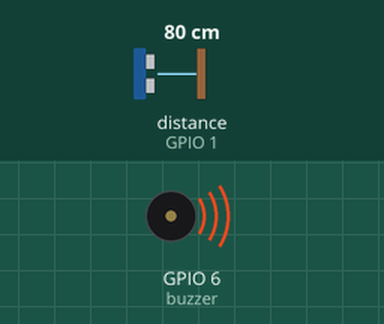
Bench run of a program on a simulated ESP32 board running MicroPython. On the bench: buzzer (waves = sounding). The test bench sets the inputs (shaded band); at power-on: distance to the obstacle (sensor on GPIO 1) 80 cm. The echo pulse lasts 58.3 µs per cm; what the program prints to the serial console is not drawn.

Above: at 1.2 s.
1.3 s: distance to the obstacle (sensor on GPIO 1) set to 34 cm
2.8 s: distance to the obstacle (sensor on GPIO 1) set to 29 cm
At 3.1 s:
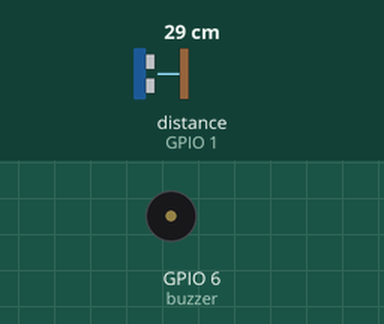
5.8 s: distance to the obstacle (sensor on GPIO 1) set to 35 cm
At 5.8 s:
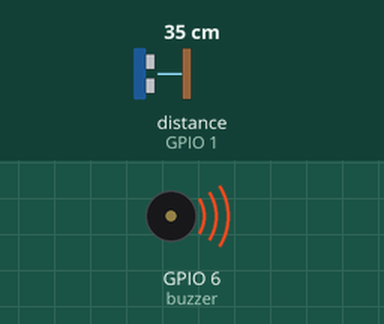
Timing chart, 0 to 8.8 s (numbered marks = the images above; inputs shaded):
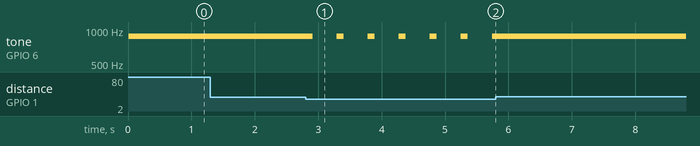

The program:

t2__________2.py
```python
import machine
import time
from machine import Pin, PWM, Timer

# 부저 설정
buzzer = PWM(Pin(6), freq=880, duty=0)

# 초음파 센서 설정
trigger = Pin(17, mode=Pin.OUT, pull=None)
echo = Pin(1, mode=Pin.IN, pull=None)
trigger.value(0)

# ---- 거리 및 음량 설정 ----
NEAR_CM = 5
FAR_CM = 40
LEVELS = 20

DUTY_TABLE = [
    10, 12, 15, 19, 23,
    28, 35, 43, 52, 65,
    79, 98, 120, 148, 182,
    224, 275, 338, 416, 512
]

# ---- 타이머 인터럽트 설정 ----
ms = 0
flag_10 = False
flag_50 = False
flag_500 = False

def tick(t):
    global ms, flag_10, flag_50, flag_500

    ms += 1

    if ms % 10 == 0:
        flag_10 = True

    if ms % 50 == 0:
        flag_50 = True

    if ms % 500 == 0:
        flag_500 = True


# ---- 거리 측정 함수 ----
def get_distance_cm():
    trigger.value(0)
    time.sleep_us(5)

    trigger.value(1)
    time.sleep_us(10)
    trigger.value(0)

    pulse_time = machine.time_pulse_us(echo, 1, 30000)

    # 측정 실패 시 0 반환
    if pulse_time <= 0:
        return 0

    distance_cm = (pulse_time / 2) / 29.1

    if 2 <= distance_cm <= 200:
        return distance_cm
    else:
        return 0


# ---- 거리를 음량 단계로 변환 ----
def distance_level(cm):
    level = (FAR_CM - cm) * LEVELS // (FAR_CM - NEAR_CM) + 1

    return max(1, min(LEVELS, int(level)))


# ---- 초기 상태 ----
beep_on = False
cm = 0
level = 10
duty = DUTY_TABLE[level - 1]

last_look = 0
look_gap = 0

# 소리 패턴 제어 변수
phase = 0

# 타이머 시작: 1ms마다 tick 실행
tmr = Timer(0)
tmr.init(period=1, mode=Timer.PERIODIC, callback=tick)

try:
    while True:

        # ---- 10ms마다 소리 패턴 제어 ----
        if flag_10:
            flag_10 = False

            # 가까울수록 삑삑, 멀수록 연속음
            if level <= 5:
                # 먼 거리: 연속음
                beep_on = True
                phase = 0

            else:
                # 가까운 거리: 삑삑 소리
                phase += 10

                # 가까울수록 짧게 울리고 빠르게 반복
                on_time = 40 + (20 - level) * 5
                off_time = 250 + (20 - level) * 10

                if phase < on_time:
                    beep_on = True

                elif phase < on_time + off_time:
                    beep_on = False

                else:
                    phase = 0
                    beep_on = True

            # 부저에 음량 적용
            if beep_on:
                buzzer.duty(duty)
            else:
                buzzer.duty(0)

        # ---- 50ms마다 거리 측정 ----
        if flag_50:
            flag_50 = False

            cm = get_distance_cm()

            if cm != 0:
                level = distance_level(cm)
                duty = DUTY_TABLE[level - 1]

            look_gap = ms - last_look
            last_look = ms

        # ---- 500ms마다 상태 출력 ----
        if flag_500:
            flag_500 = False

            print(
                "거리", int(cm), "cm",
                "-> 단계", level,
                "-> duty", duty,
                "| 센서 측정 간격", look_gap, "ms"
            )

except KeyboardInterrupt:
    pass

finally:
    tmr.deinit()
    buzzer.duty(0)
    buzzer.deinit()
```

Measured:
- the behaviour switches between 32 and 31 cm on distance to the obstacle (sensor on GPIO 1) (found by bisection; images 0 and 1)
- after the input at 1.3 s, every drawn part: stays the same
- after the input at 2.8 s, tone on GPIO 6 (buzzer): alternates 880 Hz for 0.11 s and silent for 0.38 s, starting after 0.11 s
- after the input at 5.8 s, tone on GPIO 6 (buzzer): stops changing and stays 880 Hz
